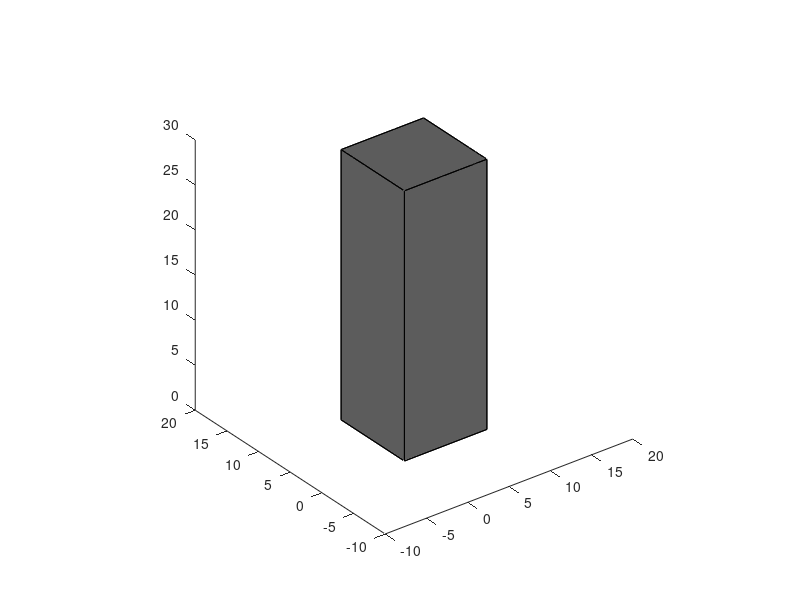

The MATLAB script that drew this image:
delete(findall(gcf,'Type','light'))
vert = [0 0 0; 10 0 0; 10 10 0; 0 10 0; 0 0 30; 10 0 30; 10 10 30; 0 10 30];
fac = [1 2 6 5;2 3 7 6;3 4 8 7;4 1 5 8;1 2 3 4;5 6 7 8];
patch('Vertices',vert,'Faces',fac,'FaceVertexCData',hsv(6),'FaceColor','white')
view(3)
axis equal
axis vis3d

%Position of light source

%Shining directly on +X face
light('Position',[100, 5, 15], 'Style','local')

%Shining on corner between +X and +Y
%light('Position',[100*cos(pi/4), 100*sin(pi/4), 15], 'Style', 'local')